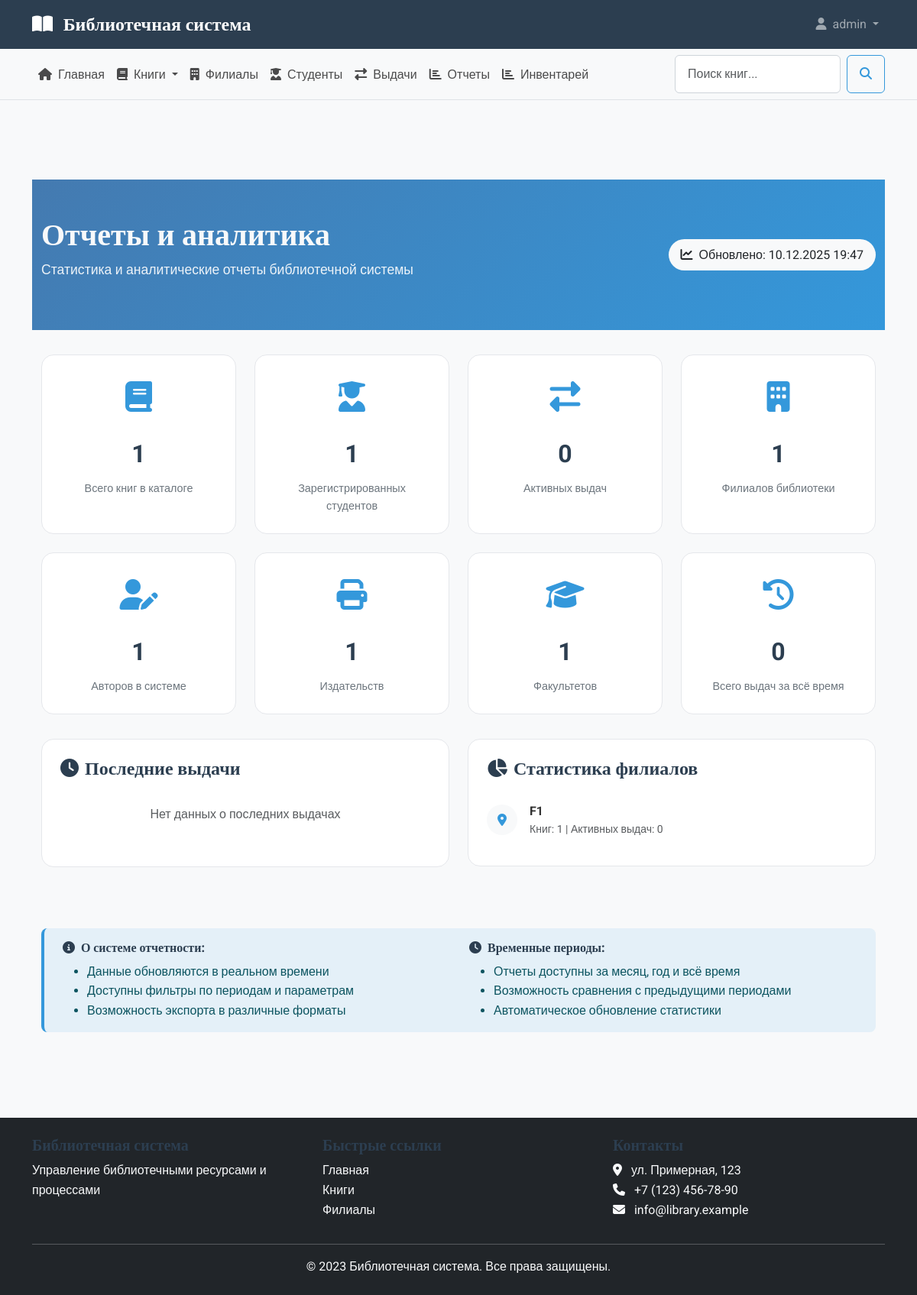
The app's page /reports/ (signed in) with its own data.
### library_app/models.py (models this page shows, shortened)
class Branch(models.Model):
    name = models.CharField(_('название'), max_length=200, unique=True)
    address = models.TextField(_('адрес'), blank=True, null=True)
    created_at = models.DateTimeField(_('дата создания'), auto_now_add=True)
    class Meta:
        verbose_name = _('филиал')
        verbose_name_plural = _('филиалы')
        ordering = ['name']

### library_app/views.py (the view)
# urls.py: path('reports/', ReportsDashboardView.as_view(), name='reports_dashboard'),
class ReportsDashboardView(LoginRequiredMixin, TemplateView):
    template_name = 'library_app/reports/dashboard.html'
    def get_context_data(self, **kwargs):
        context = super().get_context_data(**kwargs)
        context['title'] = 'Отчеты и аналитика'
        context['total_books'] = Book.objects.count()
        context['total_students'] = Student.objects.count()
        context['active_loans'] = Loan.objects.filter(is_returned=False).count()
        context['total_branches'] = Branch.objects.count()
        context['total_loans'] = Loan.objects.count()
        context['total_authors'] = Author.objects.count()
        context['total_publishers'] = Publisher.objects.count()
        context['total_faculties'] = Faculty.objects.count()
        context['popular_books_count'] = Loan.objects.values('book').distinct().count()
        context['active_students_count'] = Loan.objects.values('student').distinct().count()
        context['faculties_count'] = Faculty.objects.count()
        inventory_stats = BookInventory.objects.aggregate(
            total_copies=Sum('total_copies'),
            available_copies=Sum('available_copies')
        )
        context['total_inventory'] = inventory_stats['total_copies'] or 0
        context['available_copies'] = inventory_stats['available_copies'] or 0
        max_book_loans = Loan.objects.values('book__title').annotate(
            count=Count('id')
        ).order_by('-count').first()
        context['max_loans'] = max_book_loans['count'] if max_book_loans else 0
        max_student_loans = Loan.objects.values('student').annotate(
            count=Count('id')
        ).order_by('-count').first()
        context['max_student_loans'] = max_student_loans['count'] if max_student_loans else 0
        returned_loans = Loan.objects.filter(is_returned=True).count()
        context['return_rate'] = round((returned_loans / context['total_loans'] * 100), 1) if context['total_loans'] > 0 else 0
        faculty_stats = Loan.objects.values('student__faculty__name').annotate(
            count=Count('id')
        ).order_by('-count').first()
        context['max_faculty_usage'] = faculty_stats['count'] if faculty_stats else 0
        context['recent_loans'] = Loan.objects.select_related('student', 'book', 'branch').order_by('-issue_date')[:5]
        context['branch_stats'] = Branch.objects.annotate(
            book_count=Count('inventory', distinct=True),
            active_loans_count=Count('loans', filter=Q(loans__is_returned=False))
        )[:3]
        try:
            genre_stats = Book.objects.values('category').annotate(
                count=Count('id')
            ).order_by('-count')[:5]
            context['genre_stats'] = genre_stats
        except:
            context['genre_stats'] = []
        return context

### library_app/templates/library_app/reports/dashboard.html (shortened to what this page needs)
{% extends 'library_app/base.html' %}
{% load static %}
{% block content %}
<section class="reports-header">
    <div class="container">
        <div class="row align-items-center">
            <div class="col-md-8">
                <h1 class="reports-title text-light">Отчеты и аналитика</h1>
                <p class="reports-subtitle">Статистика и аналитические отчеты библиотечной системы</p>
            </div>
            <div class="col-md-4 text-md-end">
                <div class="stats-badge d-inline-block bg-light text-dark px-3 py-2 rounded-pill">
                    <i class="fas fa-chart-line me-1"></i> Обновлено: {% now "d.m.Y H:i" %}
                </div>
            </div>
        </div>
    </div>
</section>
<div class="container">
    <div class="stats-grid">
        <div class="quick-stat">
            <div class="quick-stat-icon">
                <i class="fas fa-book"></i>
            </div>
            <div class="quick-stat-number">{{ total_books }}</div>
            <div class="quick-stat-label">Всего книг в каталоге</div>
        </div>
        <div class="quick-stat">
            <div class="quick-stat-icon">
                <i class="fas fa-user-graduate"></i>
            </div>
            <div class="quick-stat-number">{{ total_students }}</div>
            <div class="quick-stat-label">Зарегистрированных студентов</div>
        </div>
        <div class="quick-stat">
            <div class="quick-stat-icon">
                <i class="fas fa-exchange-alt"></i>
            </div>
            <div class="quick-stat-number">{{ active_loans }}</div>
            <div class="quick-stat-label">Активных выдач</div>
        </div>
        <div class="quick-stat">
            <div class="quick-stat-icon">
                <i class="fas fa-building"></i>
            </div>
            <div class="quick-stat-number">{{ total_branches }}</div>
            <div class="quick-stat-label">Филиалов библиотеки</div>
        </div>
        <div class="quick-stat">
            <div class="quick-stat-icon">
                <i class="fas fa-user-edit"></i>
            </div>
            <div class="quick-stat-number">{{ total_authors }}</div>
            <div class="quick-stat-label">Авторов в системе</div>
        </div>
        <div class="quick-stat">
            <div class="quick-stat-icon">
                <i class="fas fa-print"></i>
            </div>
            <div class="quick-stat-number">{{ total_publishers }}</div>
            <div class="quick-stat-label">Издательств</div>
        </div>
        <div class="quick-stat">
            <div class="quick-stat-icon">
                <i class="fas fa-graduation-cap"></i>
            </div>
            <div class="quick-stat-number">{{ total_faculties }}</div>
            <div class="quick-stat-label">Факультетов</div>
        </div>
        <div class="quick-stat">
            <div class="quick-stat-icon">
                <i class="fas fa-history"></i>
            </div>
            <div class="quick-stat-number">{{ total_loans }}</div>
            <div class="quick-stat-label">Всего выдач за всё время</div>
        </div>
    </div>
    <div class="row">
        <div class="col-lg-6 mb-4">
            <div class="recent-activity">
                <h4 class="mb-3"><i class="fas fa-clock me-2"></i>Последние выдачи</h4>
                {% if recent_loans %}
                    {% for loan in recent_loans %}
                    <div class="activity-item">
                        <div class="activity-icon">
                            <i class="fas fa-book"></i>
                        </div>
                        <div class="activity-content">
                            <div class="fw-bold">{{ loan.book.title }}</div>
                            <div class="text-muted small">Студент: {{ loan.student.get_full_name }}</div>
                            <div class="activity-time">{{ loan.issue_date|date:"d.m.Y H:i" }}</div>
                        </div>
                        <span class="badge {% if loan.is_returned %}bg-success{% else %}bg-warning{% endif %}">
                            {% if loan.is_returned %}Возвращена{% else %}На руках{% endif %}
                        </span>
                    </div>
                    {% endfor %}
                {% else %}
                    <p class="text-muted text-center py-3">Нет данных о последних выдачах</p>
                {% endif %}
            </div>
        </div>
        <div class="col-lg-6 mb-4">
            <div class="recent-activity">
                <h4 class="mb-3"><i class="fas fa-chart-pie me-2"></i>Статистика филиалов</h4>
                {% if branch_stats %}
                    {% for branch in branch_stats %}
                    <div class="activity-item">
                        <div class="activity-icon">
                            <i class="fas fa-map-marker-alt"></i>
                        </div>
                        <div class="activity-content">
                            <div class="fw-bold">{{ branch.name }}</div>
                            <div class="text-muted small">
                                Книг: {{ branch.book_count }} |
                                Активных выдач: {{ branch.active_loans_count }}
                            </div>
                        </div>
                    </div>
                    {% endfor %}
                {% else %}
                    <p class="text-muted text-center py-3">Нет данных по филиалам</p>
                {% endif %}
            </div>
        </div>
    </div>
    <div class="alert alert-info mt-4">
        <div class="row">
            <div class="col-md-6">
                <h6><i class="fas fa-info-circle me-2"></i>О системе отчетности:</h6>
                <ul class="mb-0">
                    <li>Данные обновляются в реальном времени</li>
                    <li>Доступны фильтры по периодам и параметрам</li>
                    <li>Возможность экспорта в различные форматы</li>
                </ul>
            </div>
            <div class="col-md-6">
                <h6><i class="fas fa-clock me-2"></i>Временные периоды:</h6>
                <ul class="mb-0">
                    <li>Отчеты доступны за месяц, год и всё время</li>
                    <li>Возможность сравнения с предыдущими периодами</li>
                    <li>Автоматическое обновление статистики</li>
                </ul>
            </div>
        </div>
    </div>
</div>
{% endblock %}

### library_app/templates/library_app/includes/header.html (shortened to what this page needs)
<header class="main-header">
    <nav class="navbar navbar-expand-lg navbar-dark bg-primary">
        <div class="container">
            <a class="navbar-brand" href="{% url 'home' %}">
                <i class="fas fa-book-open me-2"></i>
                Библиотечная система
            </a>
            <div class="collapse navbar-collapse" id="mainNavbar">
                <ul class="navbar-nav ms-auto">
                    {% if user.is_authenticated %}
                    <li class="nav-item dropdown">
                        <a class="nav-link dropdown-toggle" href="#" id="userDropdown" role="button" data-bs-toggle="dropdown">
                            <i class="fas fa-user me-1"></i> {{ user.username }}
                        </a>
                    </li>
                    {% endif %}
                </ul>
            </div>
        </div>
    </nav>
</header>

### library_app/static/library_app/css/style.css (style rules this page uses)
:root { --primary-color: #2c3e50; --secondary-color: #3498db; --accent-color: #e74c3c; --light-color: #ecf0f1; --dark-color: #2c3e50; --success-color: #27ae60; --warning-color: #f39c12; --danger-color: #e74c3c; --info-color: #3498db; }
body { font-family: 'Roboto', sans-serif; background-color: #f8f9fa; color: #333; line-height: 1.6; }
h1, h2, h3, h4, h5, h6 { font-family: 'Merriweather', serif; font-weight: 700; color: var(--primary-color); }
.main-header .navbar-brand { font-family: 'Merriweather', serif; font-weight: 700; font-size: 1.5rem; }
.alert { border: none; border-radius: 0.5rem; padding: 1rem 1.5rem; }
.alert-info { background-color: rgba(52, 152, 219, 0.1); color: #0c5460; border-left: 4px solid var(--info-color); }
.bg-primary { background-color: var(--primary-color) !important; }

### library_app/templates/library_app/reports/dashboard.html (style rules this page uses)
.reports-header { background: linear-gradient(135deg, #447ab0 0%, #3498db 100%); padding: 3rem 0; color: white; margin-bottom: 2rem; }
.reports-title { font-size: 2.5rem; font-weight: 700; margin-bottom: 0.5rem; }
.reports-subtitle { font-size: 1.1rem; opacity: 0.9; }
.stats-grid { display: grid; grid-template-columns: repeat(auto-fit, minmax(250px, 1fr)); gap: 1.5rem; margin-bottom: 2rem; }
.quick-stat { background: white; border-radius: 1rem; padding: 1.5rem; border: 1px solid #e5e7eb; text-align: center; transition: all 0.3s ease; }
.quick-stat-icon { font-size: 2.5rem; color: var(--secondary-color); margin-bottom: 1rem; }
.quick-stat-number { font-size: 2rem; font-weight: 700; color: var(--primary-color); margin-bottom: 0.5rem; }
.quick-stat-label { color: #6c757d; font-size: 0.9rem; }
.recent-activity { background: white; border-radius: 1rem; padding: 1.5rem; border: 1px solid #e5e7eb; margin-bottom: 2rem; }
.activity-item { display: flex; align-items: center; padding: 0.75rem 0; border-bottom: 1px solid #e5e7eb; }
.activity-item:last-child { border-bottom: none; }
.activity-icon { width: 40px; height: 40px; background: #f8f9fa; border-radius: 50%; display: flex; align-items: center; justify-content: center; margin-right: 1rem; color: var(--secondary-color); }
.activity-content { flex: 1; }

### records on screen
Branch: name "F1", book_count "1", active_loans_count "0"

### other values on screen
{{ user.username }} "admin"
{{ total_books }} "1"
{{ total_students }} "1"
{{ active_loans }} "0"
{{ total_branches }} "1"
{{ total_authors }} "1"
{{ total_publishers }} "1"
{{ total_faculties }} "1"
{{ total_loans }} "0"
